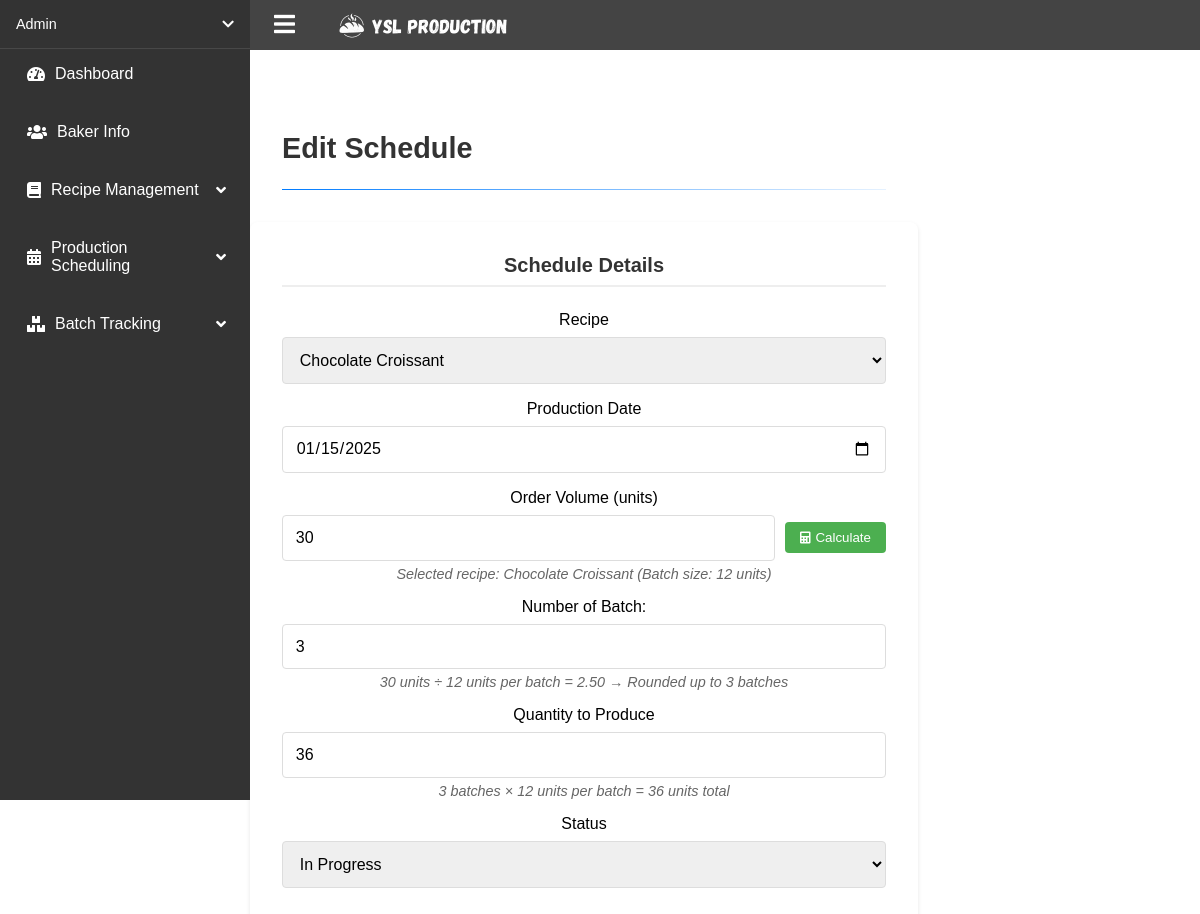
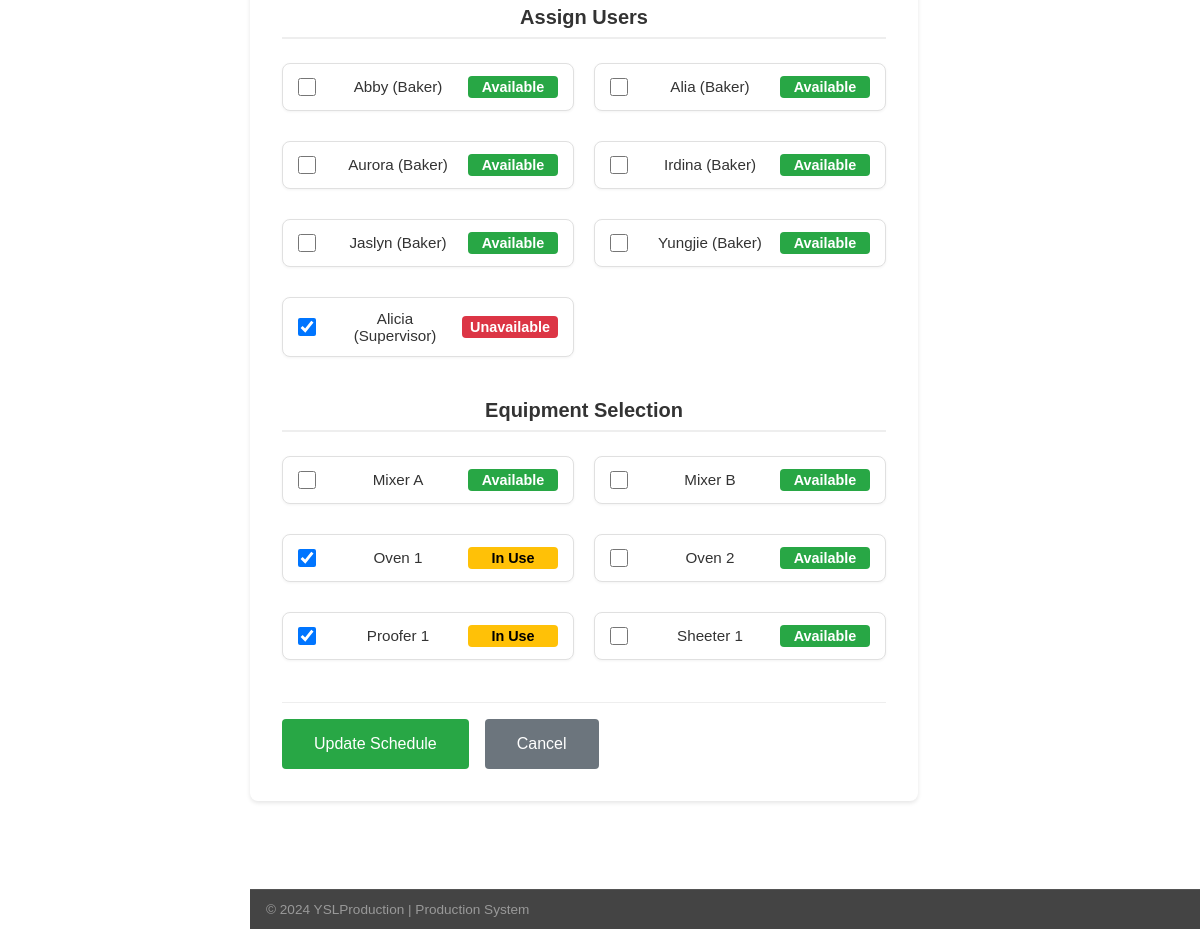
/edit_schedule.php?id=7 (signed in), run on the app's committed database (2 pictures, top to bottom).
### tables this page shows
CREATE TABLE `tbl_schedule` (
  `schedule_id` int(6) NOT NULL,
  `recipe_id` int(6) NOT NULL,
  `schedule_date` date NOT NULL,
  `schedule_quantityToProduce` int(6) NOT NULL,
  `schedule_orderVolumn` int(6) NOT NULL,
  `schedule_status` enum('Pending','In Progress','Completed','') NOT NULL DEFAULT 'Pending',
  `schedule_batchNum` int(3) NOT NULL
);

CREATE TABLE `tbl_recipe` (
  `recipe_id` int(6) NOT NULL,
  `recipe_name` varchar(100) NOT NULL,
  `recipe_category` varchar(100) NOT NULL,
  `recipe_batchSize` int(6) NOT NULL,
  `recipe_unitOfMeasure` varchar(50) NOT NULL,
  `recipe_instructions` text NOT NULL,
  `recipe_dateCreated` timestamp NOT NULL DEFAULT current_timestamp(),
  `recipe_dateUpdated` timestamp NOT NULL DEFAULT current_timestamp() ON UPDATE current_timestamp()
);

CREATE TABLE `tbl_users` (
  `user_id` int(6) NOT NULL,
  `user_fullName` varchar(200) NOT NULL,
  `user_contact` varchar(100) NOT NULL,
  `user_address` text NOT NULL,
  `user_email` varchar(200) NOT NULL,
  `user_password` varchar(200) NOT NULL,
  `user_dateRegister` datetime NOT NULL DEFAULT current_timestamp(),
  `user_role` varchar(10) NOT NULL DEFAULT 'Baker',
  `reset_token` varchar(255) DEFAULT NULL,
  `token_expiry` datetime DEFAULT NULL
);

CREATE TABLE `tbl_equipments` (
  `equipment_id` int(6) NOT NULL,
  `equipment_name` varchar(100) NOT NULL,
  `equipment_description` text NOT NULL,
  `equipment_status` enum('Available','Maintenance','Out of Order') NOT NULL DEFAULT 'Available',
  `equipment_dateAdded` datetime NOT NULL DEFAULT current_timestamp()
);

### edit_schedule.php (the view, shortened to what this page needs)
<?php
require_once 'config/db_connection.php';
$schedule_id = $_GET['id'];
try {
    $stmt = $conn->prepare("SELECT s.*,
                           (SELECT COUNT(*) FROM tbl_batches WHERE schedule_id = s.schedule_id) as assigned_batches,
                           (SELECT COUNT(*) FROM tbl_batches WHERE schedule_id = s.schedule_id AND batch_status = 'Completed') as completed_batches
                           FROM tbl_schedule s
                           WHERE s.schedule_id = ?");
    $stmt->execute([$schedule_id]);
    $schedule = $stmt->fetch(PDO::FETCH_ASSOC);
    $stmt = $conn->query("SELECT recipe_id, recipe_name, recipe_batchSize FROM tbl_recipe ORDER BY recipe_name");
    $recipes = $stmt->fetchAll(PDO::FETCH_ASSOC);
    $stmt = $conn->query("SELECT user_id, user_fullName, user_role FROM tbl_users
                         WHERE user_role IN ('Baker', 'Supervisor')
                         ORDER BY user_role, user_fullName");
    $users = $stmt->fetchAll(PDO::FETCH_ASSOC);
    $stmt = $conn->prepare("SELECT user_id FROM tbl_schedule_assignments WHERE schedule_id = ?");
    $stmt->execute([$schedule_id]);
    $assigned_users = $stmt->fetchAll(PDO::FETCH_COLUMN);
    $stmt = $conn->prepare("SELECT equipment_id, equipment_name, equipment_status
                         FROM tbl_equipments
                         ORDER BY equipment_name");
    $stmt->execute();
    $equipment = $stmt->fetchAll(PDO::FETCH_ASSOC);
    $stmt = $conn->prepare("SELECT equipment_id FROM tbl_schedule_equipment WHERE schedule_id = ?");
    $stmt->execute([$schedule_id]);
    $assigned_equipment = $stmt->fetchAll(PDO::FETCH_COLUMN);
} catch (PDOException $e) {
    $error_message = "Error: " . $e->getMessage();
}
?>
<!DOCTYPE html>
<html lang="en">
<head>
    <link rel="stylesheet" href="css/style.css">
    <link rel="stylesheet" href="css/dashboard.css">
    <link rel="stylesheet" href="css/schedule.css">
    <link rel="stylesheet" href="https://cdnjs.cloudflare.com/ajax/libs/font-awesome/5.15.4/css/all.min.css">
</head>
<body>
    <?php include 'includes/dashboard_navigation.php'; ?>
    <main class="main-content">
        <div class="page-header">
            <h1>Edit Schedule</h1>
            <div class="divider"></div>
        </div>
        <form method="POST" class="schedule-form <?php echo $schedule['schedule_status'] === 'Completed' ? 'completed' : ''; ?>">
            <div class="form-section">
                <h2>Schedule Details</h2>
                <div class="form-group">
                    <label for="recipe_id">Recipe</label>
                    <select id="recipe_id" name="recipe_id" required>
                        <?php foreach ($recipes as $recipe): ?>
                            <option value="<?php echo $recipe['recipe_id']; ?>"
                                data-batch-size="<?php echo $recipe['recipe_batchSize']; ?>"
                                <?php echo $schedule['recipe_id'] == $recipe['recipe_id'] ? 'selected' : ''; ?>>
                                <?php echo htmlspecialchars($recipe['recipe_name']); ?>
                            </option>
                        <?php endforeach; ?>
                    </select>
                </div>
                <div class="form-group">
                    <label for="schedule_date">Production Date</label>
                    <input type="date" id="schedule_date" name="schedule_date"
                        value="<?php echo $schedule['schedule_date']; ?>" required>
                </div>
                <div class="form-group">
                    <label for="schedule_orderVolumn">Order Volume (units)</label>
                    <div class="input-with-button">
                        <input type="number"
                            id="schedule_orderVolumn"
                            name="schedule_orderVolumn"
                            value="<?php echo htmlspecialchars($schedule['schedule_orderVolumn']); ?>"
                            required
                            min="1">
                        <button type="button" id="calculateBtn" class="calculate-btn">
                            <i class="fas fa-calculator"></i> Calculate
                        </button>
                    </div>
                    <small id="calculation-info" class="calculation-info"></small>
                </div>
                <div class="form-group">
                    <label for="schedule_batchNum">Number of Batch:</label>
                    <input type="number"
                        id="schedule_batchNum"
                        name="schedule_batchNum"
                        class="form-control"
                        value="<?php echo htmlspecialchars($schedule['schedule_batchNum']); ?>"
                        min="1"
                        readonly>
                    <small id="batch-calculation" class="calculation-info"></small>
                </div>
                <div class="form-group">
                    <label for="quantity">Quantity to Produce</label>
                    <input type="number" id="quantity" name="quantity"
                        step="0.01" min="0.01" required readonly
                        value="<?php echo $schedule['schedule_quantityToProduce']; ?>">
                    <small id="quantity-calculation" class="calculation-info"></small>
                </div>
                <div class="form-group">
                    <label for="status">Status</label>
                    <select id="status" name="status" required>
                        <option value="In Progress" <?php echo $schedule['schedule_status'] == 'In Progress' ? 'selected' : ''; ?>>In Progress</option>
                    </select>
                </div>
            </div>
            <div class="form-section">
                <h2>Assign Users</h2>
                <div class="user-selection">
                    <?php foreach ($users as $user): ?>
                        <div class="user-checkbox">
                            <input type="checkbox"
                                name="assigned_users[]"
                                value="<?php echo $user['user_id']; ?>"
                                <?php echo in_array($user['user_id'], $assigned_users) ? 'checked' : ''; ?>>
                            <span><?php echo htmlspecialchars($user['user_fullName']); ?>
                                (<?php echo $user['user_role']; ?>)</span>
                            <span class="status <?php echo in_array($user['user_id'], $assigned_users) ? 'unavailable' : 'available'; ?>">
                                <?php echo in_array($user['user_id'], $assigned_users) ? 'Unavailable' : 'Available'; ?>
                            </span>
                        </div>
                    <?php endforeach; ?>
                </div>
            </div>
            <div class="form-section">
                <h2>Equipment Selection</h2>
                <div class="equipment-selection">
                    <?php foreach ($equipment as $item): ?>
                        <div class="equipment-checkbox">
                            <input type="checkbox"
                                name="equipment[]"
                                value="<?php echo $item['equipment_id']; ?>"
                                <?php echo in_array($item['equipment_id'], $assigned_equipment) ? 'checked' : ''; ?>>
                            <span><?php echo htmlspecialchars($item['equipment_name']); ?></span>
                            <span class="status <?php echo in_array($item['equipment_id'], $assigned_equipment) ? 'in-use' : 'available'; ?>">
                                <?php echo in_array($item['equipment_id'], $assigned_equipment) ? 'In Use' : 'Available'; ?>
                            </span>
                        </div>
                    <?php endforeach; ?>
                </div>
            </div>
            <div class="form-actions">
                <button type="submit" class="submit-btn">Update Schedule</button>
                <a href="view_schedules.php" class="cancel-btn">Cancel</a>
            </div>
        </form>
    </main>
</body>
</html>

### css/style.css (style rules this page uses)
* { margin: 0; padding: 0; box-sizing: border-box; font-family: Arial, sans-serif; }
body { background: linear-gradient(rgba(0, 0, 0, 0.6), rgba(0, 0, 0, 0.6)), url('../assets/images/banner.png'); background-size: cover; background-position: center; background-attachment: fixed; min-height: 100vh; color: white; display: flex; flex-direction: column; }
main { max-width: 1200px; margin: 8rem auto; text-align: center; padding: 0 1rem; flex: 1; }

### css/dashboard.css (style rules this page uses)
body { display: grid; grid-template-areas: "sidebar topbar" "sidebar main" "sidebar bottombar"; grid-template-columns: 250px 1fr; grid-template-rows: 50px 1fr auto; min-height: 100vh; background-color: white; position: relative; background-image: none; }
.main-content { grid-area: main; padding: 2rem 2rem 0 0; background-color: white; margin-top: 50px; margin-left: 0; width: calc(100% - 0px); transition: width 0.3s ease, margin-left 0.3s ease; padding-left: 0; display: block; }
body:not(.sidebar-collapsed) .main-content { width: calc(100% - 250px); margin-left: 0; }
.page-header { padding: 0 2rem; margin-bottom: 2rem; text-align: left; }
.page-header h1 { font-size: 1.8rem; color: #333; margin: 0; padding-bottom: 1rem; }
.divider { height: 1px; background: linear-gradient(to right, #007bff, rgba(0, 123, 255, 0.1)); margin-top: 0.5rem; width: 100%; align-self: flex-start; }

### data on the page
tbl_schedule: recipe_id "Chocolate Croissant", schedule_date "01/15/2025", schedule_orderVolumn "30", schedule_batchNum "3", quantity "36", status "In Progress"
tbl_users: user_fullName "Abby", user_role "Baker", shows "Available"
tbl_users: user_fullName "Alia", user_role "Baker", shows "Available"
tbl_users: user_fullName "Aurora", user_role "Baker", shows "Available"
tbl_users: user_fullName "Irdina", user_role "Baker", shows "Available"
tbl_users: user_fullName "Jaslyn", user_role "Baker", shows "Available"
tbl_users: user_fullName "Yungjie", user_role "Baker", shows "Available"
tbl_users: user_id "☑", user_fullName "Alicia", user_role "Supervisor", shows "Unavailable"
tbl_equipments: equipment_name "Mixer A", shows "Available"
tbl_equipments: equipment_name "Mixer B", shows "Available"
tbl_equipments: equipment_id "☑", equipment_name "Oven 1", shows "In Use"
tbl_equipments: equipment_name "Oven 2", shows "Available"
tbl_equipments: equipment_id "☑", equipment_name "Proofer 1", shows "In Use"
tbl_equipments: equipment_name "Sheeter 1", shows "Available"

### other printed values
$_SESSION['user_fullName'] "Admin"
